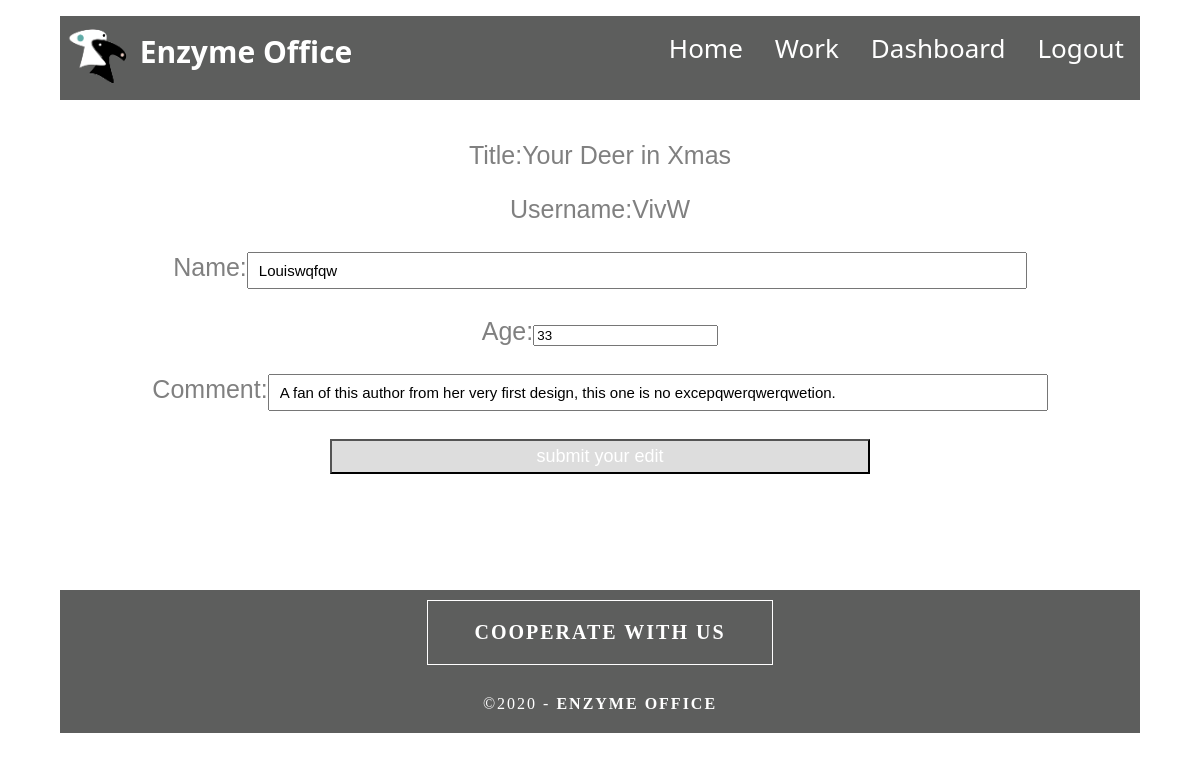
Page /enzymeoffice/edit/2 (signed in) on the earlier database version.
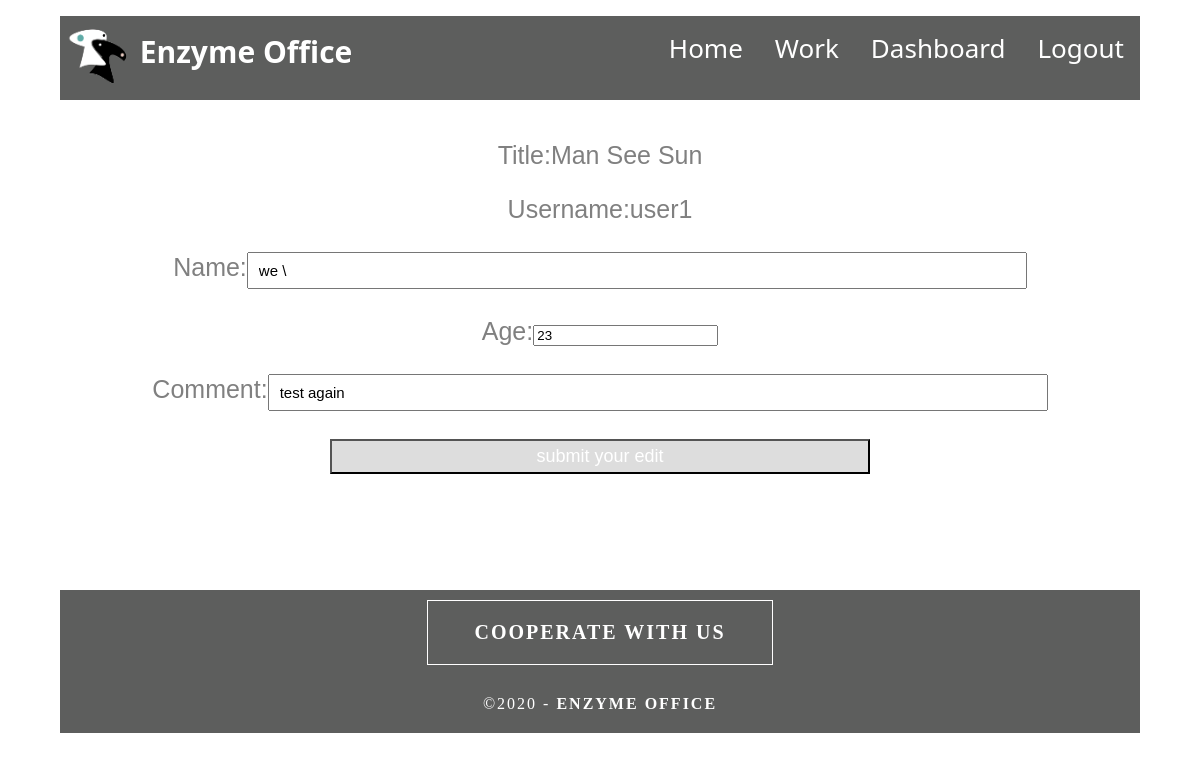
Same page on the later database version.
### enzyme/models.py (models this page shows, shortened)
class comment(models.Model):
    id=models.TextField(max_length=50),
    work=models.TextField(max_length=100)
    username=models.TextField(max_length=50)
    date_posted=models.DateField(auto_now_add=True)
    comment=models.TextField(blank=True)
    Age=models.IntegerField()
    name=models.TextField(max_length=50)

### enzyme/views.py (the view, shortened to what this page needs)
# urls.py: path('edit/<int:id>', views.enzyme_office_edit, name='enzyme_offic_edit'),
def enzyme_office_edit(request,id):
    commentlist = models.comment.objects.all()
    if  request.session['is_login'] is True:
        a=request.POST
        editcomment = []
        for i in range(len(commentlist)):
            if int(commentlist[i].id) is id:
                editcomment.append(commentlist[i])
        return render(request, "enzymeoffice/enzyme/edit.html", {"editlist": editcomment})
    else:
        enzyme_office_alternative(request)

### templates/enzymeoffice/enzyme/edit.html (shortened to what this page needs)
{% extends "enzymeoffice/base.html" %}
{% load static %}
{% block mainpage %}
  <div class="mainpagedetail">
    <dl style="text-align:center; padding-top: 100px;padding-bottom: 100px; ">
  <form method="post" action="" id="form">
       {% for edit in editlist %}
            <p>Title:{{edit.work}}<input type="hidden"id="work" class="edittype" name="work" form="form" value="{{edit.work}}" readonly></p>
            <p>Username:{{edit.username}}<input type="hidden"id="username" class="edittype" name="username" form="form" value="{{edit.username}}" readonly> </p>
           <p>Name:<input type="text"id="name"lass="edittype" name="name"form="form"  value="{{edit.name}}"></p>
            <p>Age:<input type="number"id="age"lass="edittype" name="age"form="form"  value="{{edit.Age}}"></p>
            <p>Comment:<input type="text" id="commentedit"lass="edittype" name="commentedit"form="form"  value="{{edit.comment}}">  </p>
        <button type="submit" class="accountbutton">submit your edit</button>
              {% endfor %}
      </form>
    </dl>
	</div>
{% endblock %}

Differences in the rows shown:
removed comment: work "Your Deer in Xmas", username "VivW", name "Louiswqfqw", age "33", commentedit "A fan of this author from her very first design, this one is no excepqwerqwerqwetion."
added comment: work "Man See Sun", username "user1", name "we \\", age "23", commentedit "test again"
